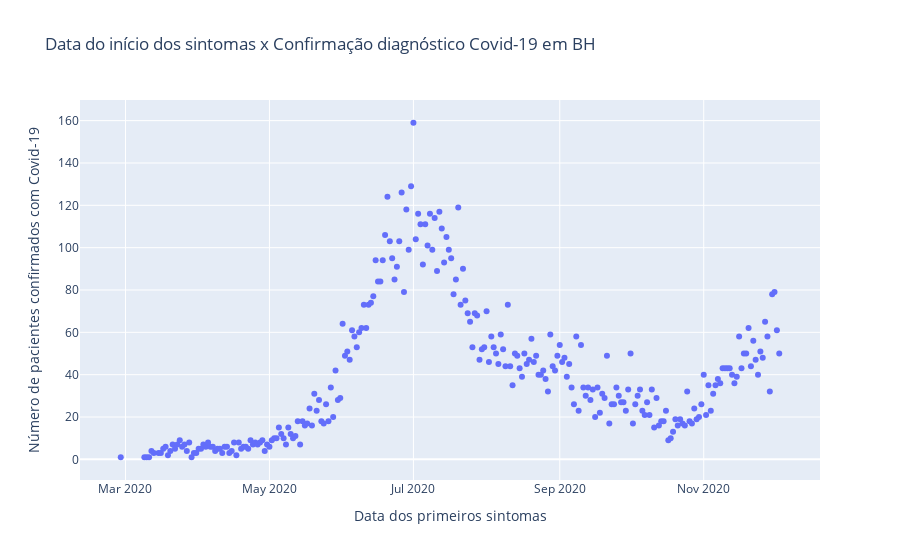

The code cell stored with this chart in its notebook:
### Code cell
plot_graph(df_bh_infected, 'DT_SIN_PRI', 'SUM', 'Data do início dos sintomas x Confirmação diagnóstico Covid-19 em BH', 'Data dos primeiros sintomas', 'Número de pacientes confirmados com Covid-19')

### Figure 1 — Plotly figure (JSON) as saved in the notebook; plotly's stock layout.template omitted (floating-point values rounded to 4 significant figures; data arrays with more than 128 entries replaced by an {"elided": "..."} marker saying what was removed)
{"data": [{"mode": "markers", "type": "scatter", "x": {"elided": "270 str values"}, "y": {"elided": "270 int values"}}], "layout": {"title": {"text": "Data do início dos sintomas x Confirmação diagnóstico Covid-19 em BH"}, "xaxis": {"title": {"text": "Data dos primeiros sintomas"}}, "yaxis": {"title": {"text": "Número de pacientes confirmados com Covid-19"}}}}
